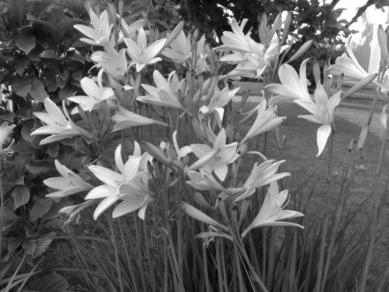
%> input picture Exercises/ex4_linfilt/flowers.jpg, 389 x 292 px
$ octave ans_ex.m   (GNU Octave 9; MATLAB toolbox functions it lacks are replaced by stand-ins)
%> lines starting %> are read from the running program, lines starting %| are printed output that depends on the picture

s=1; %standard deviation
%calculate coordinates of grid point by meshgrid function which needs the size of the grid,
%which in turn is determined by s. At 3*s a gaussian is 0.01, so the omitted parts of the gaussian
%are practically zero.


[x,y]=  meshgrid(-round(3*s):round(3*s),-round(3*s):round(3*s));
g=exp(-(x.*x + y.*y)/(2*s*s));  %This yields a 2D smoothing filter  g=g/sum(sum(g));
% sum of weights equals one  figure(1); subplot(2,1,1);mesh(xg,yg,g);  %show the filter
g=g/sum(sum(g));  % sum of weights equals one  figure(1); subplot(2,1,1);mesh(xg,yg,g);  %show the filter
figure(1); subplot(2,1,1);
mesh(x,y,g);  %show the filter


% [6 lines of commented-out code are left out]


x1=-round(3*s):round(3*s); %sample grid
gx= exp(-(x1.*x1 )/(2*s*s)); %smoothing filter in the x?direction
gx=gx/sum(gx); % sum of weights equals one
gy=transpose(gx); %smoothing filter in the y?direction (transpose of gx)
figure(1); subplot(2,1,2); stem(x1,gx); %show the 1D smoothing filter


f=double(imread('flowers.jpg')); %load the image
%> f: size 292x389 double; min 0, max 255, mean 102.1; mean of the top-left, top-right, bottom-left and bottom-right quarters 105.3, 133.6, 81.9, 87.6
f=f(1:256,1:256); %crop it to 256 x 256 pixels
%> f: size 256x256 double
y=conv2(f,g,'valid'); %filter the image
subplot(2,2,1); imshow(f/255); % original image
subplot(2,2,2); imshow(y/255); % smoothed image


figure(1); truesize;


yy=conv2(conv2(f,gx,'valid'),gx','valid'); %filter the image
subplot(2,2,4);imshow(yy/255); %and display it
e=y-yy; %compute error
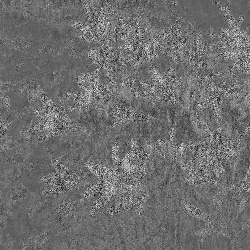
%> e: size 250x250 double; min -1.14e-13, max 1.99e-13, mean 2.24e-14; drawn with min black and max white
sqrt(sum(sum(e.*e))) %print it on screen
%> ans = 9.44e-12
subplot(2,2,3);imshow(yy/255); %and display it


% [16 lines of commented-out code are left out]


Gx=fft(gx,256);%DFT of the filter using 256 taps, which is the same size as the image
gx, s %show gx and sigma
figure(2);
subplot(1,2,1);imshow(yy/255); %truesize%and display it
subplot(1,2,2);
stem(-127:128,fftshift(abs(Gx))); %display the magnitude spectrum


s=2.4;
x1=-round(3*s):round(3*s); %sample grid
gx= exp(-(x1.*x1 )/(2*s*s)); %smoothing filter in the x?direction
gx=gx/sum(gx); % sum of weights equals one
gy=transpose(gx); %smoothing filter in the y?direction (transpose of gx)
figure(1);
yy=conv2(conv2(f,gx,'valid'),gx','valid'); %filter the image
%> yy: size 242x242 double
subplot(2,2,4);imshow(yy/255); %and display it

figure(2); truesize;
%> after `truesize`:
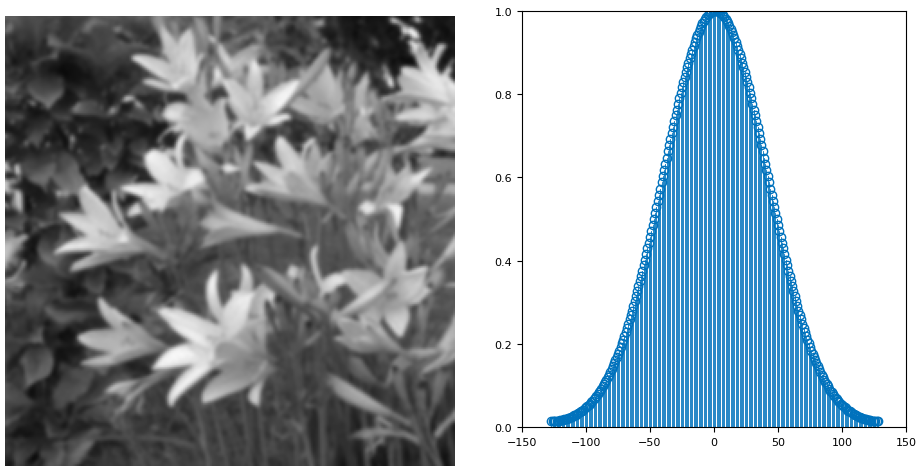
%> figure redrawn from the program's plot data, 2 panels


figure(3)
ff=imnoise(f/255,'gaussian',0,0.01).*255;  %add noise
s=2.4;
x1=-round(3*s):round(3*s); %sample grid
gx= exp(-(x1.*x1 )/(2*s*s)); %smoothing filter in the x?direction
gx=gx/sum(gx); % sum of weights equals one
gy=transpose(gx); %smoothing filter in the y?direction (transpose of gx)
figure(1);
yy=conv2(conv2(ff,gx,'valid'),gy,'valid'); %filter the image
subplot(3,2,1);imshow(ff/255); %and display it
subplot(3,2,2);imshow(yy/255); %and display it


%Now we derivate and find the edges in the flower image...
s=1; %standard deviation
x2=-round(3*s):round(3*s); %sample grid
dx= x2/(s*s).*exp(-(x2.*x2)/(2*s*s)); %derivative in the x?direction
dy=dx'; %derivative in the y?direction
x1=-round(3*s):round(3*s); %sample grid
gx= exp(-(x1.*x1 )/(2*s*s)); %smoothing filter in the x?direction
gx=gx/sum(gx); % sum of weights equals one
gy=gx'; %smoothing filter in the y?direction (transpose of gx)
subplot(3,2,3); stem(x1,gx); %1D smoothing filter
subplot(3,2,4); stem(x2,dx); %1D derivative filter


fx=conv2(conv2(f,dx,'valid'),gy,'valid'); %derivative in x-direction
fy=conv2(conv2(f,dy,'valid'),gx,'valid'); %derivative in y-direction
%subplot(2,2,1); imshow(f/255); %show the original image
subplot(3,2,5); imagesc(fx); colormap(gray); axis image; %show derivative image in the x..
subplot(3,2,6); imagesc(fy); colormap(gray); axis image; %and in the y-direction

truesize
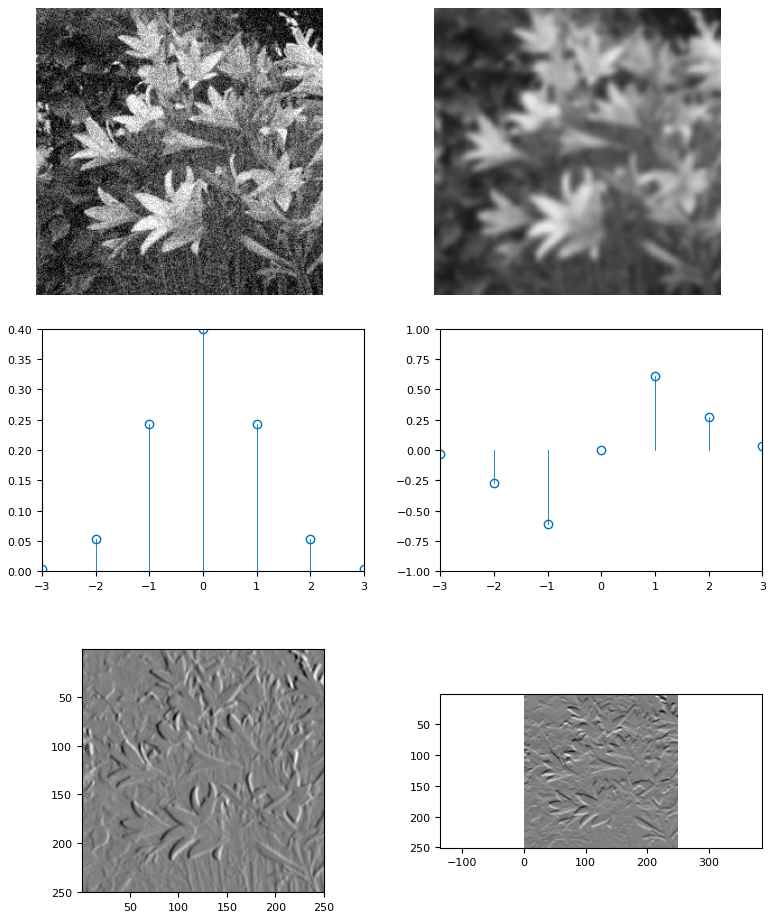
%> figure redrawn from the program's plot data, 6 panels

figure(4)
Edge=sqrt(fx.*fx + fy.*fy); %edge filtered image (the magnitude of the gradient)
subplot(3,2,1); imshow(Edge/255); %and display it

Dx=fft(dx,256); %DFT of the dx filter....
subplot(3,2,2);
% stem([-127:128]*pi/128,abs([-127:128]*pi/128),'r'); %and display the magnitude spectrum
% hold on
stem([-127:128]*pi/128,fftshift(abs(Dx))); %and display the magnitude spectrum


%Now we derivate and find the edges in the noisy image using the same sigma..
ff=imnoise(f/255,'gaussian',0,0.01).*255; %add noise
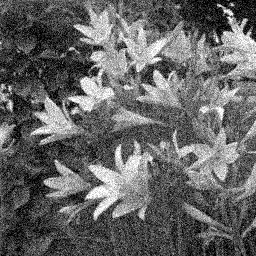
%> ff: size 256x256 double; min 0, max 255, mean 101.9
subplot(3,2,3); imshow(ff/255); %and display it
fx=conv2(conv2(ff,dx,'valid'),gy,'valid'); %derivative in x-direction
fy=conv2(conv2(ff,dy,'valid'),gx,'valid'); %derivative in y-direction
Edge=sqrt(fx.*fx + fy.*fy); %edge filtered image (the magnitude of the gradient)
subplot(3,2,4); imshow(Edge/255); %and display it


s=2; %standard deviation
x2=-round(3*s):round(3*s); %sample grid
dx= x2/(s*s).*exp(-(x2.*x2)/(2*s*s)); %derivative in the x?direction
dy=dx'; %derivative in the y?direction
x1=-round(3*s):round(3*s); %sample grid
gx= exp(-(x1.*x1 )/(2*s*s)); %smoothing filter in the x?direction
gx=gx/sum(gx); % sum of weights equals one
gy=gx'; %smoothing filter in the y?direction (transpose of gx)


fx=conv2(conv2(f,dx,'valid'),gy,'valid'); %derivative in x-direction
%> fx: size 244x244 double
fy=conv2(conv2(f,dy,'valid'),gx,'valid'); %derivative in y-direction
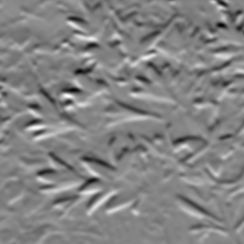
%> fy: size 244x244 double; min -179.8, max 168.6, mean 0.3; drawn with min black and max white
%subplot(2,2,1); imshow(f/255); %show the original image
Edge=sqrt(fx.*fx + fy.*fy); %edge filtered image (the magnitude of the gradient)
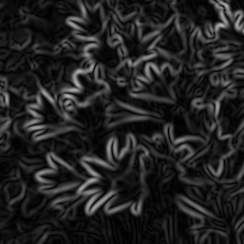
%> Edge: size 244x244 double; min 0.0103, max 179.9, mean 33.8
subplot(3,2,5); imshow(Edge/255); %and display it

truesize
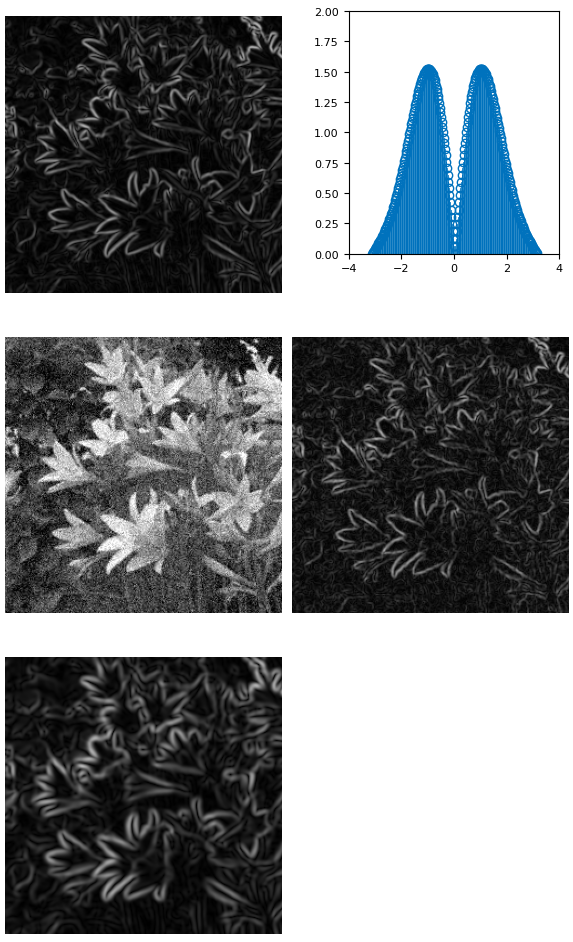
%> figure redrawn from the program's plot data, 5 panels

$ run again, with Exercises/ex4_linfilt/blood1.tif saved as Exercises/ex4_linfilt/flowers.jpg
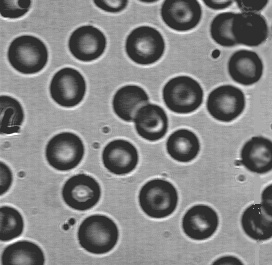
%> input picture Exercises/ex4_linfilt/blood1.tif, 272 x 265 px
%> `e=y-yy;`:
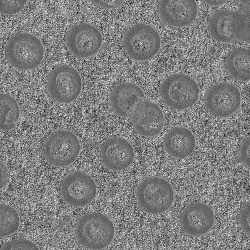
%> e: size 250x250 double; min -1.42e-13, max 1.99e-13, mean 2.66e-14; drawn with min black and max white
%> ans = 1.16e-11
%> `Edge=sqrt(fx.*fx + fy.*fy);`:
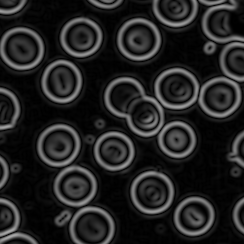
%> Edge: size 244x244 double; min 0.00581, max 167.7, mean 35
